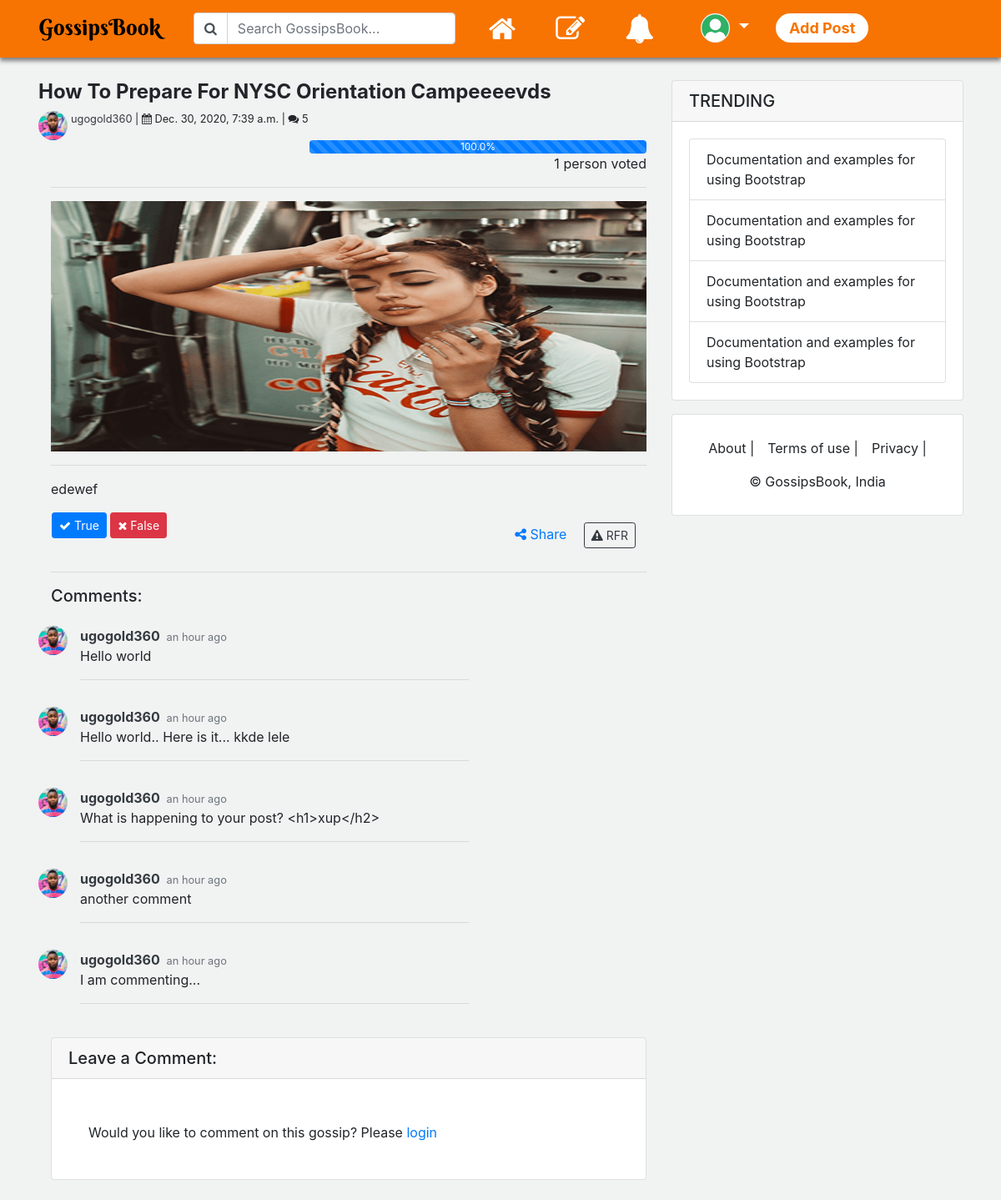
The app's page /cheaters/how-to-prepare-for-nysc-orientation-campeeeevds/detail with its own data.
### cheaters/models.py (models this page shows, shortened)
class CheatersModel(models.Model):
    title = models.CharField(max_length=75, unique=True, help_text='What is the title of your cheater story?',
                             verbose_name='Title', null=False, blank=False)
    content = models.TextField(max_length=3000, null=False, blank=False)
    slug = models.SlugField(unique=True)
    date_published = models.DateTimeField(auto_now_add=True, verbose_name='Date Published')
    date_updated = models.DateTimeField(auto_now=True, verbose_name='Date Updated')
    author = models.ForeignKey(User, on_delete=models.CASCADE, related_name='cheater_author')
    image = models.ImageField(upload_to=upload_location, default='', help_text='Add image (Mandatory)', null=False, blank=False)
    tags = models.ManyToManyField(Tags, name='q_tags', blank=True)
    shares = models.IntegerField(default=0)
    true = models.ManyToManyField(User, related_name='cheater_true', blank=True)
    false = models.ManyToManyField(User, related_name='cheater_false', blank=True)
    def get_total_comments(self):
            return self.comments_set.all().order_by('-date_published')
    def percent_true(self):
        true_number = int(self.true.all().count())
        false_number = int(self.false.all().count())
        total_number = true_number + false_number
        try:
            calculate = (true_number / total_number) * 100
        except ZeroDivisionError:
            calculate = 0
        return calculate
    def percent_false(self):
        true_number = int(self.true.all().count())
        false_number = int(self.false.all().count())
        total_number = true_number + false_number
        try:
            calculate = (false_number / total_number) * 100
        except ZeroDivisionError:
            calculate = 0
        return calculate
    def get_total_voters(self):
        true_number = int(self.true.all().count())
        false_number = int(self.false.all().count())
        total_voters = true_number + false_number
        return total_voters
    class Meta:
        verbose_name_plural = 'Cheaters'

class Comments(models.Model):
    cheater = models.ForeignKey(CheatersModel, on_delete=models.CASCADE)
    content = models.TextField(max_length=500)
    author = models.ForeignKey(User, on_delete=models.CASCADE, related_name='cheater_comment_author')
    date_published = models.DateTimeField(auto_now_add=True, verbose_name='Date Published')
    date_updated = models.DateTimeField(auto_now=True, verbose_name='Date Updated')
    class Meta:
        verbose_name_plural = 'Comments'

### users/models.py (models this page shows, shortened)
class Profile(models.Model):
    user = models.OneToOneField(User, on_delete=models.CASCADE)
    image = models.ImageField(default='default_profile_pic2.png', upload_to=upload_location, blank=True)
    bio = models.TextField(max_length=455, null=True, blank=True)
    location = models.CharField(max_length=255, null=True, blank=True)
    languages = models.CharField(max_length=255, null=True, blank=True)
    interests = models.ManyToManyField(Interests, related_name='interests', blank=True)
    followers = models.ManyToManyField(User, related_name='followers', blank=True)
    following = models.ManyToManyField(User, related_name='following', blank=True)
    date_created = models.DateTimeField(auto_now_add=True)
    date_updated = models.DateTimeField(auto_now=True)

### cheaters/views.py (the view)
# urls.py: path('<slug:cheater_slug>/detail', cheater_detail, name='cheater_detail'),
def cheater_detail(request, cheater_slug):
    cheater = get_object_or_404(CheatersModel, slug=cheater_slug)
    context = {'cheater': cheater}
    return render(request, 'cheaters/cheater_detail.html', context)

### cheaters/templates/cheaters/cheater_detail.html (shortened to what this page needs)
{% extends 'base.html' %}
{% block content %}
{% url 'cheaters:cheater_add_comment' as cheater_comment_form %}
{% url 'cheaters:cheater_reaction' as reaction_url %}
<section class="ml-3">
   {% include 'detail.html' with post=cheater comment_form_url=cheater_comment_form reaction_url=reaction_url hidden_id='cheater' %}
</section>
{% endblock content %}
   {% block navigation %} {% include 'navigation.html' %} {% endblock navigation %}
   {% block aside %} {% include 'aside.html' %} {% endblock aside %}

### controls/templates/detail.html (shortened to what this page needs)
{% load humanize %}
<section class="row">
   <h4><strong>{{post.title}} </strong> </h4>
</section>
<section class="row">
   <img class="rounded-circle" src="{{post.author.profile.image.url}}" alt="{{post.author.username}} image" style="width: 35px; height: 35px;">
   <small class="pl-1">
   <span> <a href="{% url 'users:user_view_profile' post.author.username %}" class="text-dark">{{post.author.username}} </a> </span> |
   <span><i class="fa fa-calendar"></i> {{post.date_published}} </span> |
   <span><i class="fa fa-comments"></i> {{post.get_total_comments.count}}</span>
   </small>
</section>
<div class="row">
   <div class="col-5">
   </div>
   <div class="col-7">
      <div class="progress">
            <div class="progress-bar progress-bar-striped bg-primary" role="progressbar" style="width: {{post.percent_true}}%" aria-valuenow="{{post.percent_true}}" aria-valuemin="0" aria-valuemax="100">{{post.percent_true}}%</div>
      </div>
      <div class="text-right">{{post.get_total_voters}} person{{post.get_total_voters|pluralize}} voted</div>
   </div>
</div>
<hr>
<section>
   <img class="img-fluid" src="{{post.image.url}}" alt="gossips book" style="max-height: 300px; width: 100%;">
</section>
<hr>
<section>
   {{post.content}}
</section>
<div class="row mt-3">
   <div class="col ml-3 d-inline">
       <div class="row d-inline">
           <form class="d-inline">
                   {% if request.user in post.true.all or request.user in post.false.all %}
                   <button type="button" class="btn btn-sm btn-primary disabled">
                       <i class="fa fa-check"></i> True
                   </button>
                   {% else %}
                   <button type="button"
                       data-toggle="modal"
                       data-id="{{post.id}}"
                       data-action="true"
                       data-target="#reactionModal"
                       class="reaction btn btn-sm btn-primary">
                       <i class="fa fa-check"></i>
                       True
                   </button>
                   {% endif %}
           </form>
           <form class="d-inline">
               {% if request.user in post.false.all or request.user in post.true.all %}
               <button type="button" class="btn btn-sm btn-danger disabled">
                       <i class="fa fa-times"></i> False
                   </button>
               {% else %}
               <button type="button"
                   data-toggle="modal"
                   data-id="{{post.id}}"
                   data-action="false"
                   data-target="#reactionModal"
                   class="reaction btn btn-sm btn-danger">
                   <i class="fa fa-times"></i>
                   False
               </button>
               {% endif %}
           </form>
       </div>
   </div>
   <div class="col m-2 p-1 d-inline text-right mr-4">
       <a href="#" class="mr-3"> <i class="fa fa-share-alt"></i> <span class="d-none d-md-inline">Share</span> </a>
       <a class="btn btn-outline-dark btn-sm" href="#" class="rfr" data-toggle="modal" data-id="{{post.id}}" data-title="{{post.title}}" data-target="#rfrModal">
           <i class="fa fa-exclamation-triangle"></i> RFR
       </a>
   </div>
</div>
<hr>
<section>
   <h5 class="mb-4">Comments:</h5>
   {% for comment in post.get_total_comments.all %}
  <div class="mb-3 row">
      <div>
         <img class="rounded-circle" src="{{comment.author.profile.image.url}}" alt="{{comment.author.username}} image" style="width: 35px; height: 35px;">
      </div>
      <div class="col-8">
         <strong><a href="{% url 'users:user_view_profile' comment.author.username %}" class="text-dark">{{comment.author.username}}</a>  </strong>
         <small class="text-muted ml-1">{{comment.date_published|naturaltime}}</small>
          <div>
            {{comment.content}}
          </div>
          <hr>
      </div>
  </div>
  {% empty %}
  <div class="container">
     <h5>This post does not have any comment yet.</h5>
     <br>
  </div>
   {% endfor %}
</section>
 <div class="card my-4">
   <h5 class="card-header">Leave a Comment:</h5>
   <div class="card-body">
      {% if user.is_authenticated %}
     <form action="{{comment_form_url}}" method="post">
      {% csrf_token %}
      <input type="hidden" name="{{hidden_id}}Id" value="{{post.id}}">
       <div class="form-group">
         <textarea required class="form-control" name="commentContent" rows="3" placeholder="Your comment..."></textarea>
       </div>
       <button type="submit" class="btn btn-primary"><i class="fa fa-send"></i> Submit</button>
     </form>
     {% else %}
     <div class="container mt-2 p-4">
         Would you like to comment on this gossip? Please <a href="/accounts/login">login</a>
     </div>
     {% endif %}
   </div>
 </div>

### static/css/custom.css (style rules this page uses)
body { background-color: #F1F2F2; }

### records on screen
CheatersModel: title "How To Prepare For NYSC Orientation Campeeeevds", author.profile.image (picture), author.username "ugogold360", date_published "Dec. 30, 2020, 7:39 a.m.", get_total_comments.count "5", percent_true "100.0", get_total_voters "1", image (picture), content "edewef"
Comments: author.profile.image (picture), author.username "ugogold360", date_published "an hour ago", content "Hello world"
Comments: author.profile.image (picture), author.username "ugogold360", date_published "an hour ago", content "Hello world.. Here is it... kkde lele"
Comments: author.profile.image (picture), author.username "ugogold360", date_published "an hour ago", content "What is happening to your post? <h1>xup</h2>"
Comments: author.profile.image (picture), author.username "ugogold360", date_published "an hour ago", content "another comment"
Comments: author.profile.image (picture), author.username "ugogold360", date_published "an hour ago", content "I am commenting..."
